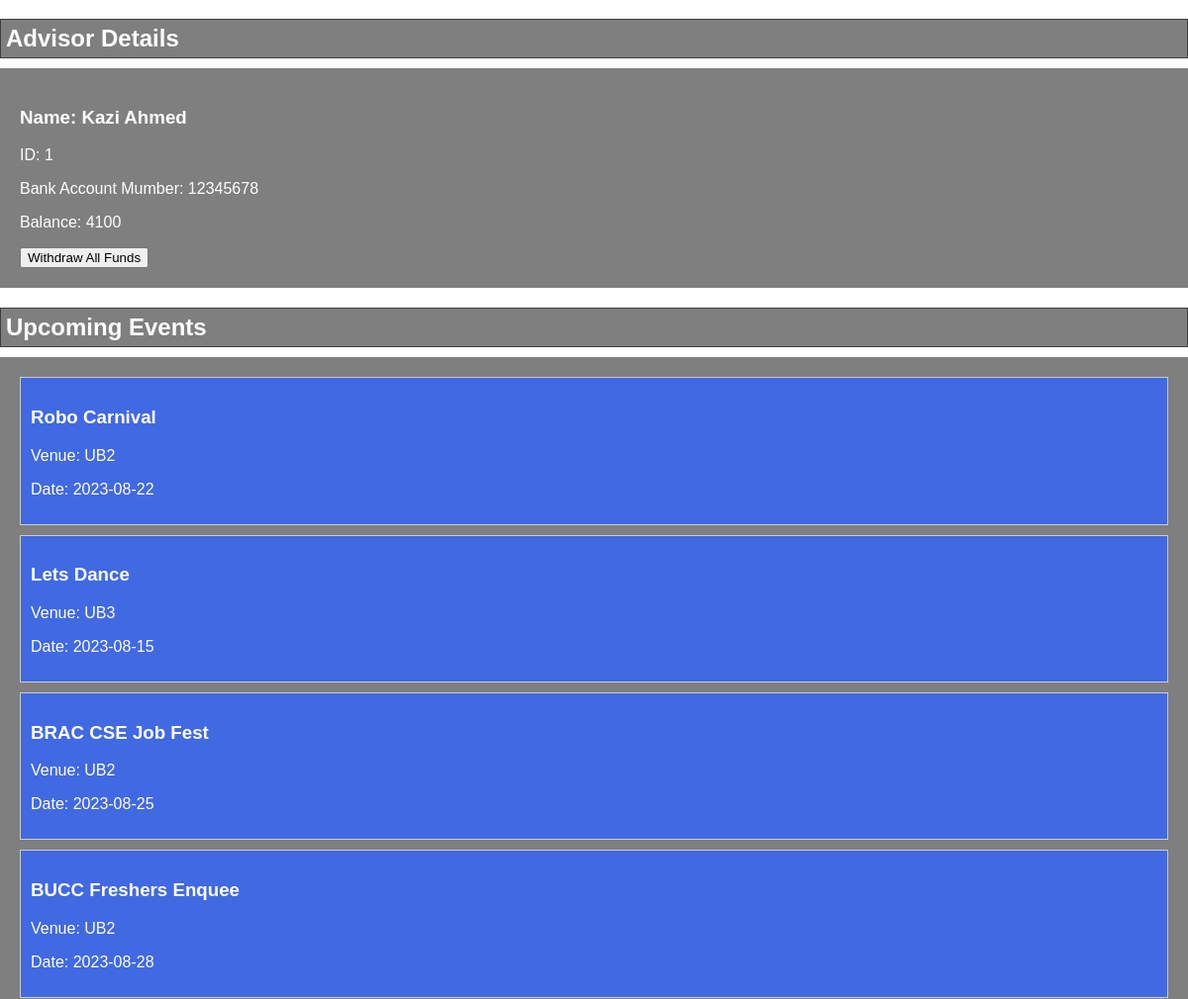
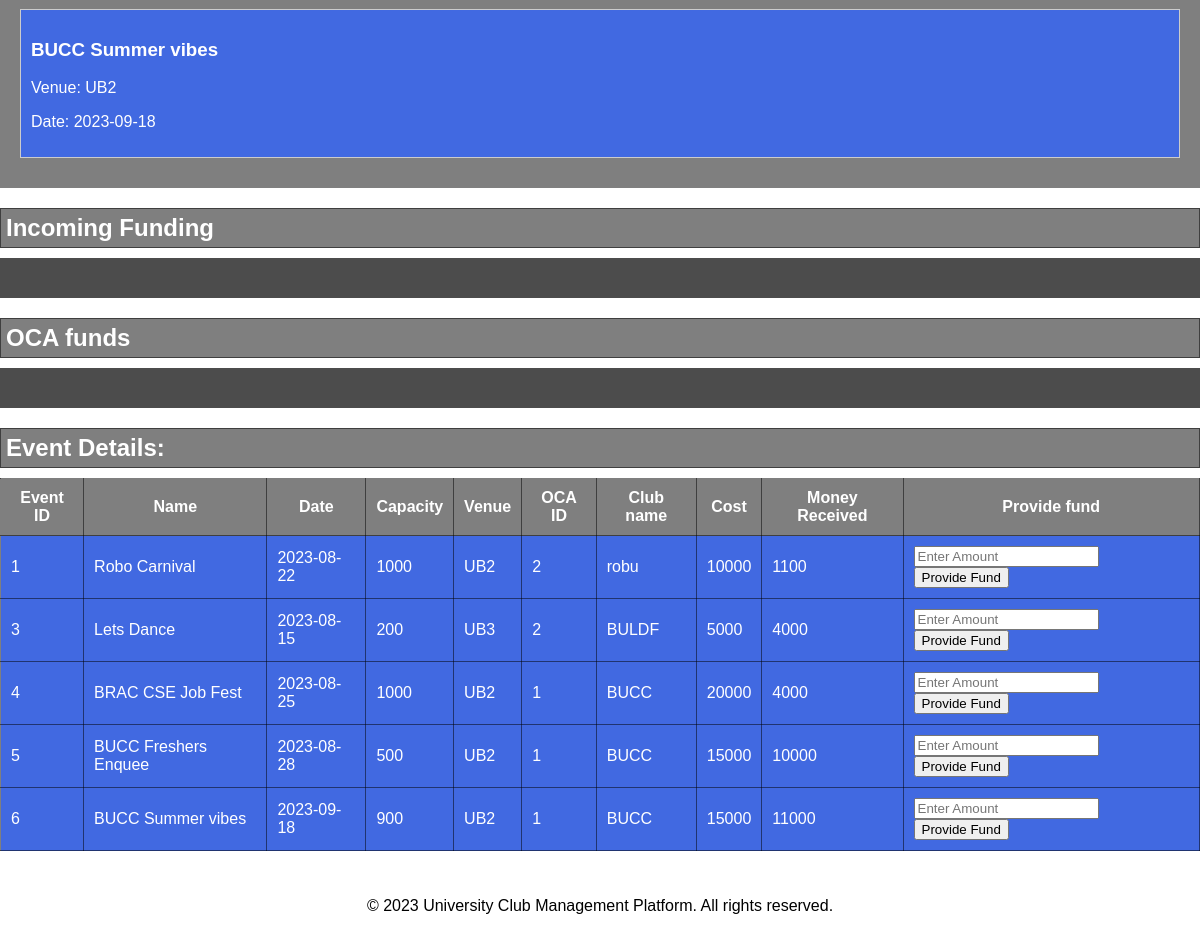
The app's page /advisorview.php (lower part), older data (2 pictures, top to bottom).
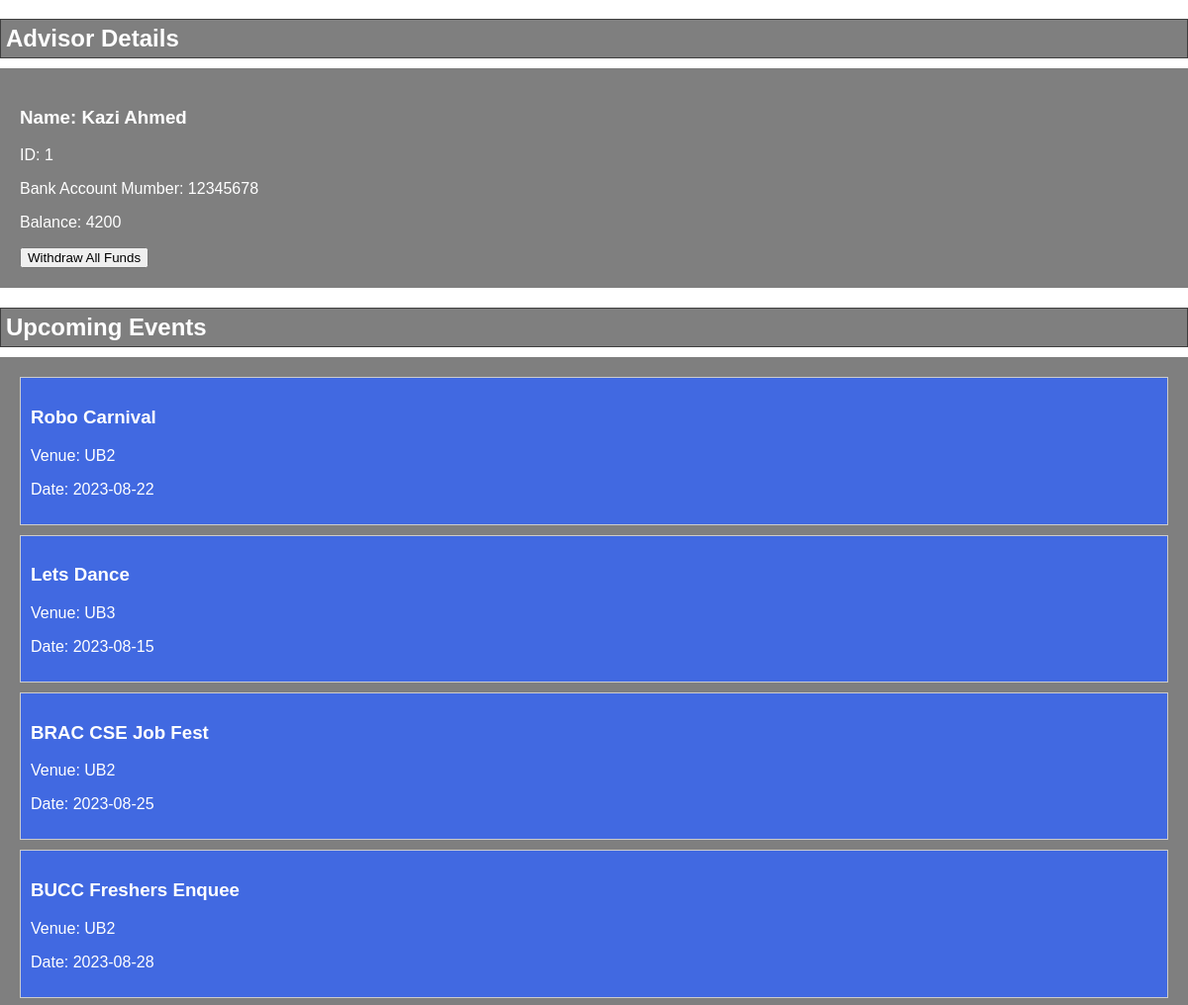
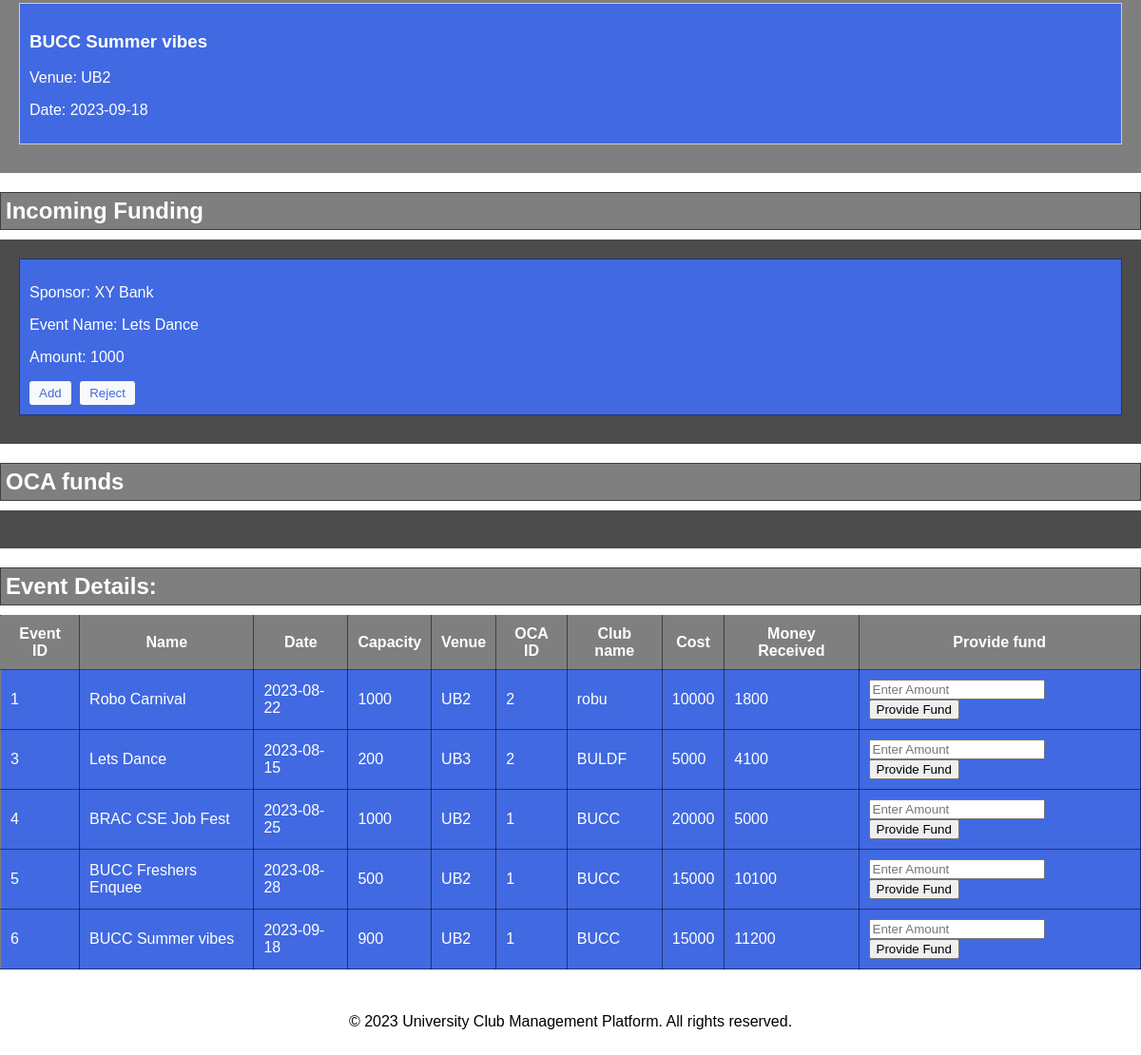
The same page, newer data (2 pictures, top to bottom).
### tables this page shows
CREATE TABLE `advisor` (
  `email` varchar(40) NOT NULL,
  `name` varchar(40) NOT NULL,
  `pin` int(11) NOT NULL,
  `id` int(11) NOT NULL,
  `Bank_account` int(11) NOT NULL,
  `designation` varchar(20) NOT NULL,
  `balance` int(11) NOT NULL
);

CREATE TABLE `event` (
  `event_id` int(100) NOT NULL,
  `name` varchar(100) NOT NULL,
  `cost` int(100) NOT NULL,
  `date` date NOT NULL,
  `capacity` int(100) NOT NULL,
  `vanue` varchar(100) NOT NULL,
  `oca_id` int(100) NOT NULL,
  `club_name` varchar(100) NOT NULL,
  `money_received` int(11) NOT NULL
);

CREATE TABLE `funding_request` (
  `Sponsor_email` varchar(40) NOT NULL,
  `Event` varchar(40) NOT NULL,
  `Amount` int(40) NOT NULL
);

CREATE TABLE `sponsor` (
  `Email` varchar(40) NOT NULL,
  `Pin` int(11) NOT NULL,
  `name` varchar(40) NOT NULL,
  `Designation` varchar(40) NOT NULL,
  `funding` int(11) NOT NULL,
  `advisor_account` int(11) NOT NULL,
  `oca_id` int(11) NOT NULL
);

### advisorview.php (the view, shortened to what this page needs)
<?php
require_once("dbconnect.php");
?>
<!DOCTYPE html>
<html lang="en">
<head>
    <link rel="stylesheet" type="text/css" href="css/advisorview.css">
</head>
<body background="img/bracubackground.jpg">
    <div class="advisor-details">
        <h2 class = 'section-heading'>Advisor Details</h2>
        <div class="advisor-details-dev">
            <?php
                $sql = "SELECT * FROM advisor";
                $result = mysqli_query($conn, $sql);
                if(mysqli_num_rows($result) > 0){
                    while($row = mysqli_fetch_array($result)){
            ?>
            <div class="advisor">
                <h3> Name: <?php echo $row[1]; ?></h3>
                <p> ID: <?php echo $row[3]; ?></p>
                <p> Bank Account Mumber: <?php echo $row[4]; ?></p>
                <p> Balance: <?php echo $row[6]; ?></p>
                <form action="" method="post">
        <button class="withdraw-balance" name="withdraw_balance">Withdraw All Funds</button>
    </form>
            </div>
            <?php
                    }
                }
            ?>
        </div>
    </div>
    <div class="events-section">
        <h2 class = 'section-heading'>Upcoming Events</h2>
        <div class="upcoming-events-dev">
            <?php
                $sql = "SELECT * FROM event";
                $result = mysqli_query($conn, $sql);
                if(mysqli_num_rows($result) > 0){
                    while($row = mysqli_fetch_array($result)){
            ?>
            <div class="event">
                <h3><?php echo $row[1]; ?></h3>
                <p> Venue: <?php echo $row[5]; ?></p>
                <p> Date: <?php echo $row[3]; ?></p>
            </div>
            <?php
                    }
                }
            ?>
        </div>
    </div>
    <div class="funding-requests">
    <h2 class="section-heading">Incoming Funding </h2>
    <div class="incoming-requests">
    <?php
            $sql = "SELECT f.sponsor_email, f.event, f.amount, s.name FROM funding_request as f
                        INNER JOIN sponsor as s where f.Sponsor_email = s.email ";
            $result = mysqli_query($conn, $sql);
                if(mysqli_num_rows($result) > 0){
                    while($row = mysqli_fetch_array($result)){
            ?>
                <div class="request">
    <p>Sponsor: <?php echo $row[3]; ?></p>
    <p>Event Name: <?php echo $row[1]; ?></p>
    <p>Amount: <?php echo $row[2]; ?></p>
    <form action="" method="post">
        <button class="accept-request" name="accept_request">Add</button>
        <button class="reject-request" name = 'reject_request'>Reject</button>
    </form>
</div>
            <?php
                    }
                }
            ?>
    </div>
</div>
<h2 class="section-heading">OCA funds </h2>
<div class="incoming-requests">
</div>
<div class="search-event">
        <h2 class="section-heading">Event Details:</h2>
        <div class="event-table">
        <table>
    <tr>
        <th>Event ID</th>
        <th>Name</th>
        <th>Date</th>
        <th>Capacity</th>
        <th>Venue</th>
        <th>OCA ID</th>
        <th>Club name</th>
        <th>Cost</th>
        <th>Money Received</th>
        <th>Provide fund</th>
    </tr>
    <?php
    $sql = "SELECT * FROM event";
    $result = mysqli_query($conn, $sql);
    if(mysqli_num_rows($result) > 0){
        while($row = mysqli_fetch_array($result)){
    ?>
    <tr>
        <td><?php echo $row[0]; ?></td>
        <td><?php echo $row[1]; ?></td>
        <td><?php echo $row[3]; ?></td>
        <td><?php echo $row[4]; ?></td>
        <td><?php echo $row[5]; ?></td>
        <td><?php echo $row[6]; ?></td>
        <td><?php echo $row[7]; ?></td>
        <td><?php echo $row[2]; ?></td>
        <td><?php echo $row[8]; ?></td>
        <td>
            <form action="" method="post">
                <input type="number" name="fundAmount" placeholder="Enter Amount" required>
                <button class="provide-fund" name="provide_fund">Provide Fund</button>
            </form>
        </td>
    </tr>
    <?php
        }
    }
    ?>
</table>
        </div>
    </div>
<div class="footer">
    <p>&copy; 2023 University Club Management Platform. All rights reserved.</p>
  </div>
</body>
</html>

### css/advisorview.css (style rules this page uses)
body { font-family: Arial, sans-serif; margin: 0; padding: 0; background-size: cover; background-position: center; background-repeat: no-repeat; }
.upcoming-events-dev { background-color: rgba(0, 0, 0, 0.5); padding: 20px; color: white; }
.advisor-details-dev { background-color: rgba(0, 0, 0, 0.5); padding: 20px; color: white; }
.event { border: 1px solid #ccc; padding: 10px; margin-bottom: 10px; background-color: #4169E1; }
.section-heading { border: 1px solid rgba(0, 0, 0, 0.5); padding: 5px; background-color: rgba(0, 0, 0, 0.5); color: white; margin-bottom: 10px; }
.incoming-requests { background-color: rgba(0, 0, 0, 0.7); padding: 20px; color: white; }
.request { border: 1px solid rgba(0, 0, 0, 0.5); padding: 10px; margin-bottom: 10px; background-color: #4169E1; }
.accept-request, .reject-request { background-color: #F8F9FA; color: #4169E1; border: none; padding: 5px 10px; cursor: pointer; border-radius: 3px; margin-right: 5px; }
table { width: 100%; border-collapse: collapse; }
th, td { border: 1px solid rgba(0, 0, 0, 0.5); padding: 10px; background-color: #4169E1; color: white; }
th { background-color: rgba(0, 0, 0, 0.5); color: white; }

### advisorview.php (style rules this page uses)
.footer { text-align: center; margin-top: 20px; padding: 10px; background-color: rgba(0, 0, 0, 0); }

Row changes from the older to the newer data that the page shows:
changed advisor "Kazi Ahmed": balance "4100" → "4200"
changed event "Robo Carnival": money_received "1100" → "1800"
changed event "Lets Dance": money_received "4000" → "4100"
changed event "BRAC CSE Job Fest": money_received "4000" → "5000"
changed event "BUCC Freshers Enquee": money_received "10000" → "10100"
changed event "BUCC Summer vibes": money_received "11000" → "11200"
added funding_request: Sponsor_email.name "XY Bank", Event "Lets Dance", Amount "1000"
